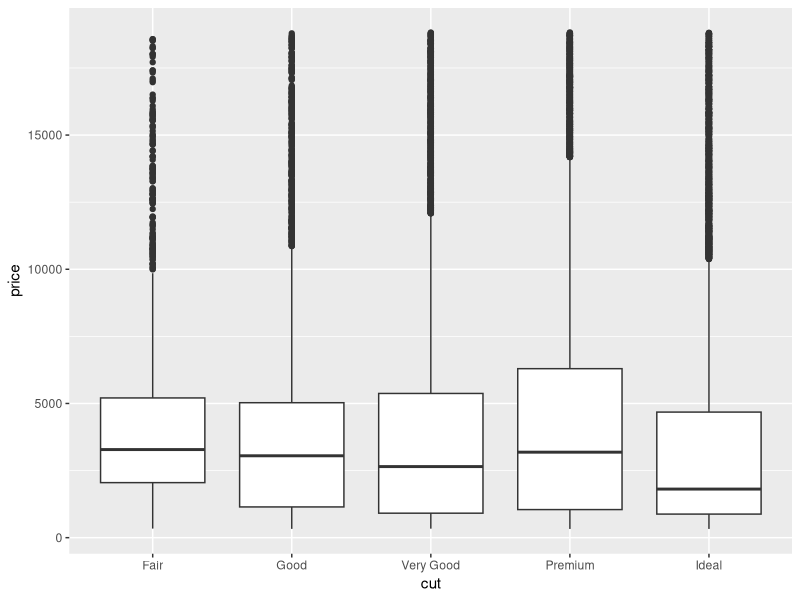
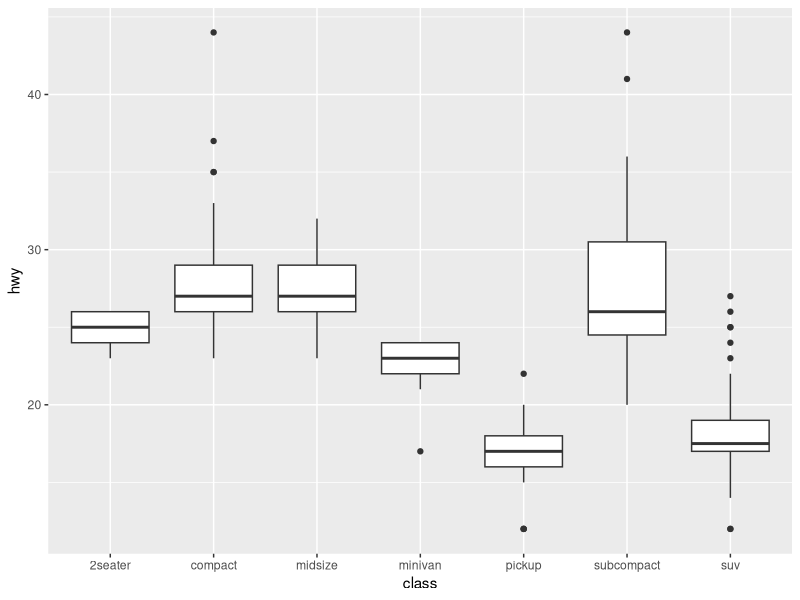
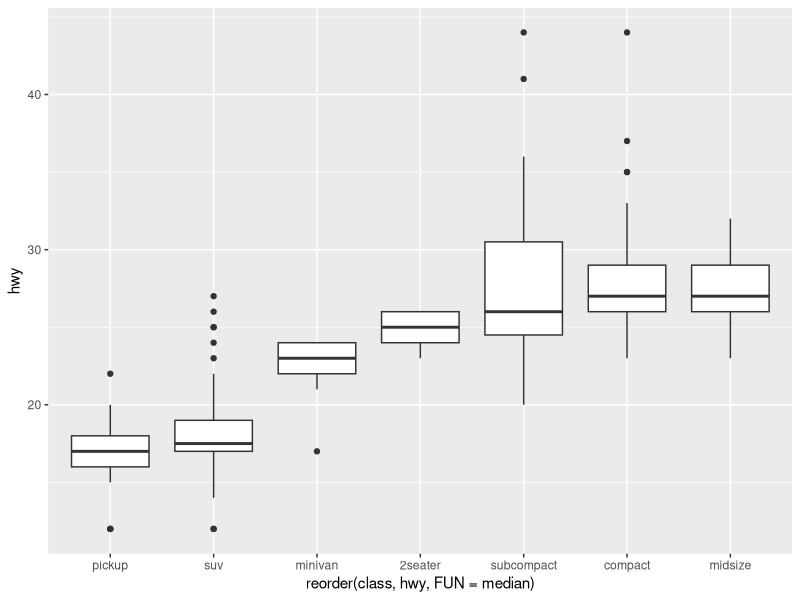
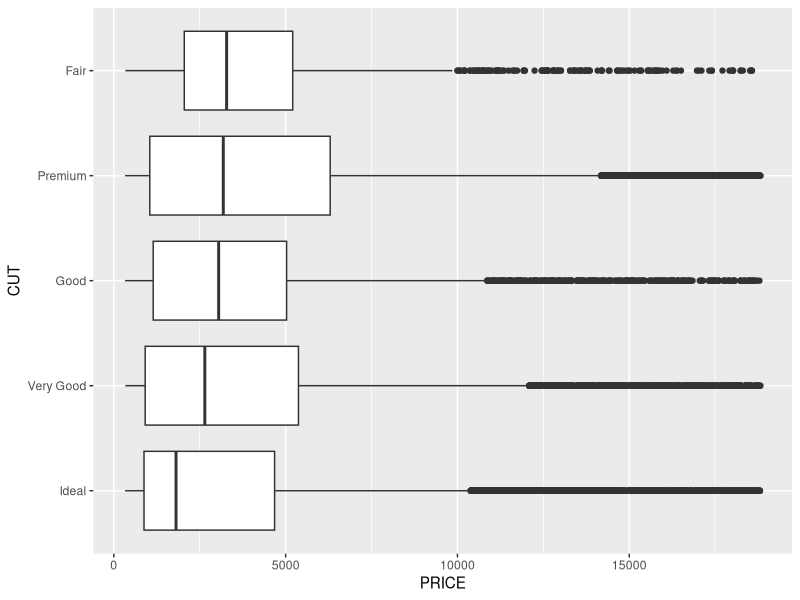
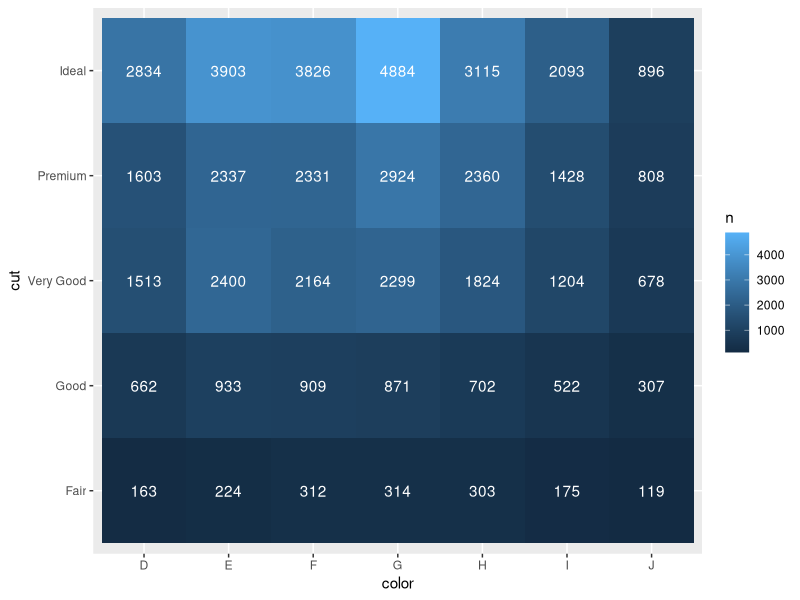
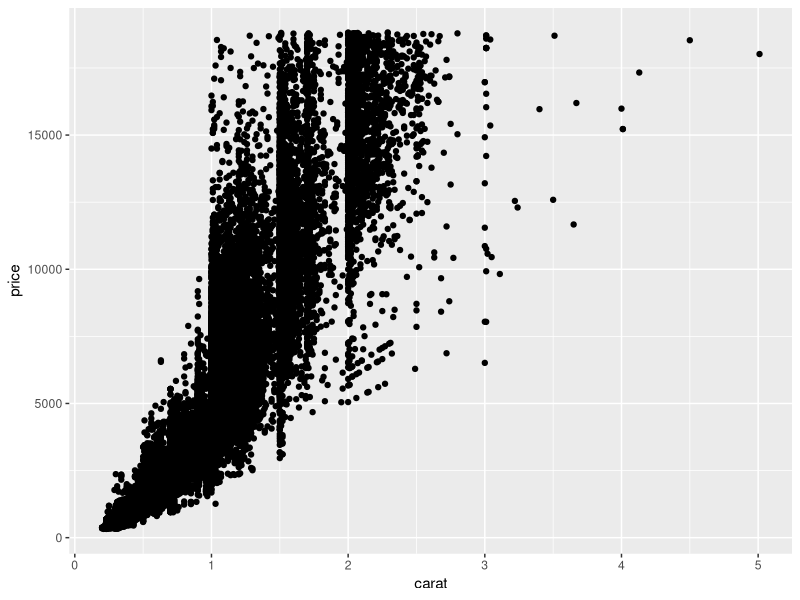
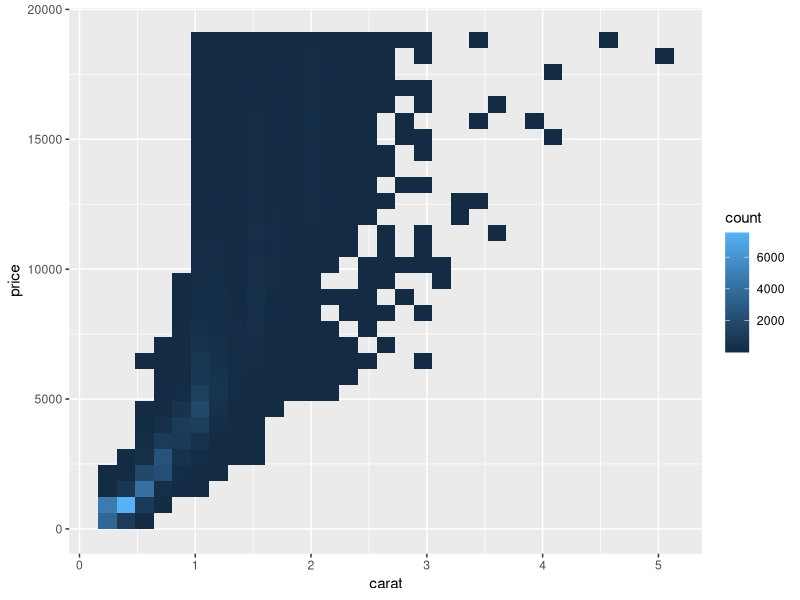
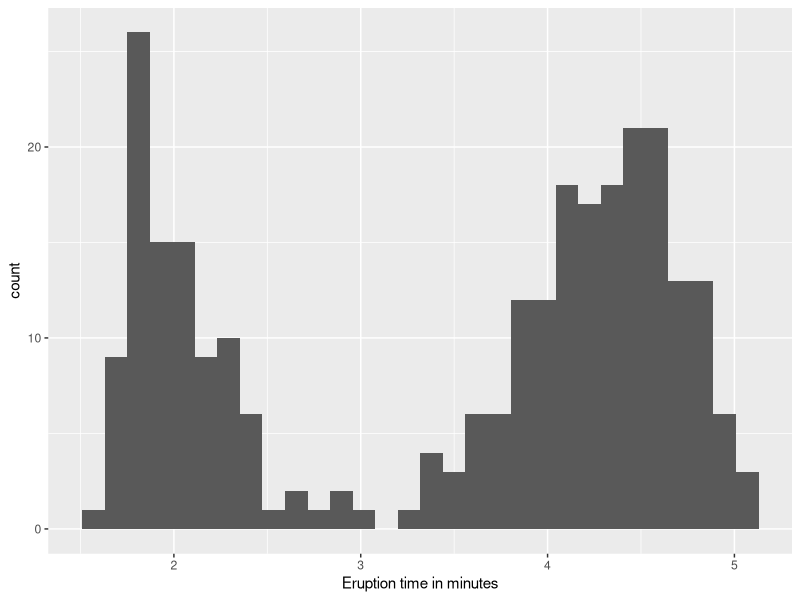

Here is the R script that generated these plots, in order:
## ---- chunk 1
options(htmltools.dir.version = FALSE)
knitr::opts_chunk$set(fig.align = "center", fig.asp=.5, message = FALSE, warning = FALSE)
## ---- chunk 2
library(tidyverse)

ggplot(data = diamonds, mapping = aes(x = cut, y = price)) + 
  geom_boxplot()

## ---- chunk 3
ggplot(data = mpg, mapping = aes(x = class, y = hwy)) +
  geom_boxplot()
## ---- chunk 4
ggplot(data = mpg) +
  geom_boxplot(mapping = aes(x = reorder(class, hwy, FUN = median), y = hwy))
## ---- chunk 5
ggplot(data = diamonds, mapping = aes(x = reorder(cut, price, FUN = median), y = price)) + 
  geom_boxplot() +
  xlab('CUT') +
  ylab('PRICE') +
  coord_flip()
## ---- chunk 6
diamonds %>% 
  count(color, cut) %>% 
  ggplot(mapping = aes(x = color, y = cut)) +
  geom_tile(mapping = aes(fill = n)) +
  geom_text(aes(label = n), color = 'white')
## ---- chunk 7
ggplot(data = diamonds) +
  geom_point(mapping = aes(x = carat, y = price))
## ---- chunk 8
ggplot(data = diamonds) +
  geom_bin2d(mapping = aes(x = carat, y = price))
## ---- chunk 9
ggplot(data = faithful, aes(x = eruptions)) +
  geom_histogram() +
  xlab('Eruption time in minutes')
## ---- chunk 10
ggplot(data = faithful, aes(x = eruptions)) +
  geom_histogram() +
  xlab('Eruption time in minutes')
## ---- chunk 11
ggplot(data = faithful, aes(x = eruptions)) +
  geom_histogram() +
  xlab('Eruption time in minutes')
## ---- chunk 12
ggplot(data = diamonds, mapping = aes(x = cut, y = price)) + 
  geom_boxplot()

## ---- chunk 13
ggplot(data = diamonds) +
  geom_bin2d(mapping = aes(x = carat, y = price))
## ---- chunk 14
ggplot(data = diamonds) +
  geom_bin2d(mapping = aes(x = carat, y = price))
